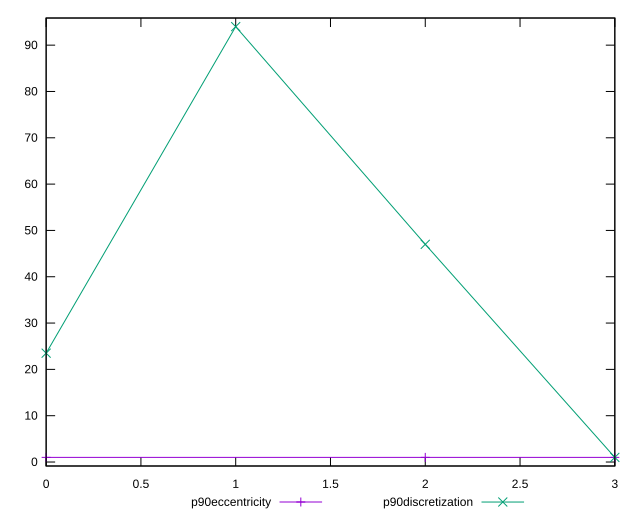

gnuplot code for this plot:
reset

$p90Eccentricity <<EOF
0 1.0000000000000002
2 1.0000000000000002
3 1
EOF

$p90Discretization <<EOF
0 23.5
1 94
2 47
3 1
EOF

set key outside below
set xrange [0:3]
set yrange [-0.8600000000000001:95.86]
set trange [-0.8600000000000001:95.86]
set terminal svg size 640, 520 enhanced background rgb 'white'
set output "reports/report_00031_2021-02-24T23-18-18.084Z/meta/score/progression/eccentricity.svg"

plot $p90Eccentricity title "p90eccentricity" with linespoints, \
     $p90Discretization title "p90discretization" with linespoints

reset
